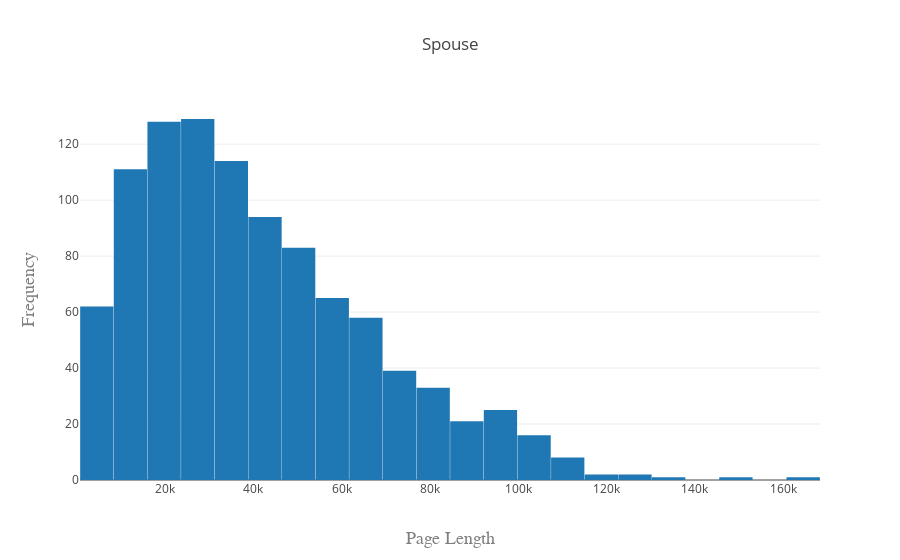

The notebook cell this image was saved under:
### Markdown cell above
### Doc Length Distribution

### Code cell
## Finding the frequency of page_length
doc_len = rel_dict_to_df(doc_len_rel)
sum_len = np.sum(doc_len['Doc_Length'])
dict_length = doc_len['Doc_Length'].to_dict() # Doc_length dictionary

data_array = list(dict_length.values())
hist_data = np.histogram(data_array, bins=24)
binsize = hist_data[1][1] - hist_data[1][0]

trace1 = go.Histogram(
                        x=data_array,
                        histnorm='',
                        name='Histogram of Doc Length',
                        autobinx=False,
                        xbins=dict(
                                    start=hist_data[1][0],
                                    end=hist_data[1][-1],
                                    size=binsize,
                                    )
                        )

trace_data = [trace1]
layout = go.Layout(
                    title=RELATION,
                    bargroupgap=0.01,
                    xaxis=dict(
                        title='Page Length',
                        titlefont=dict(
                            family='Courier New, monospace',
                            size=18,
                            color='#7f7f7f'
                        )
                    ),
                    yaxis=dict(
                        title='Frequency',
                        titlefont=dict(
                            family='Courier New, monospace',
                            size=18,
                            color='#7f7f7f'
                        )
                    )
                    )

fig = go.Figure(data=trace_data, layout=layout)

iplot(fig)

### Figure 1 — Plotly figure (JSON) as saved in the notebook; plotly's stock layout.template omitted (floating-point values rounded to 4 significant figures; data arrays with more than 128 entries replaced by an {"elided": "..."} marker saying what was removed)
{"data": [{"autobinx": false, "histnorm": "", "name": "Histogram of Doc Length", "type": "histogram", "uid": "f3fabe64-b6e6-4edb-bf68-56cde793a61e", "x": {"elided": "994 int values"}, "xbins": {"end": 183560, "size": 7615.0, "start": 798}}], "layout": {"bargroupgap": 0.01, "title": {"text": "Spouse"}, "xaxis": {"title": {"font": {"color": "#7f7f7f", "family": "Courier New, monospace", "size": 18}, "text": "Page Length"}}, "yaxis": {"title": {"font": {"color": "#7f7f7f", "family": "Courier New, monospace", "size": 18}, "text": "Frequency"}}}}
